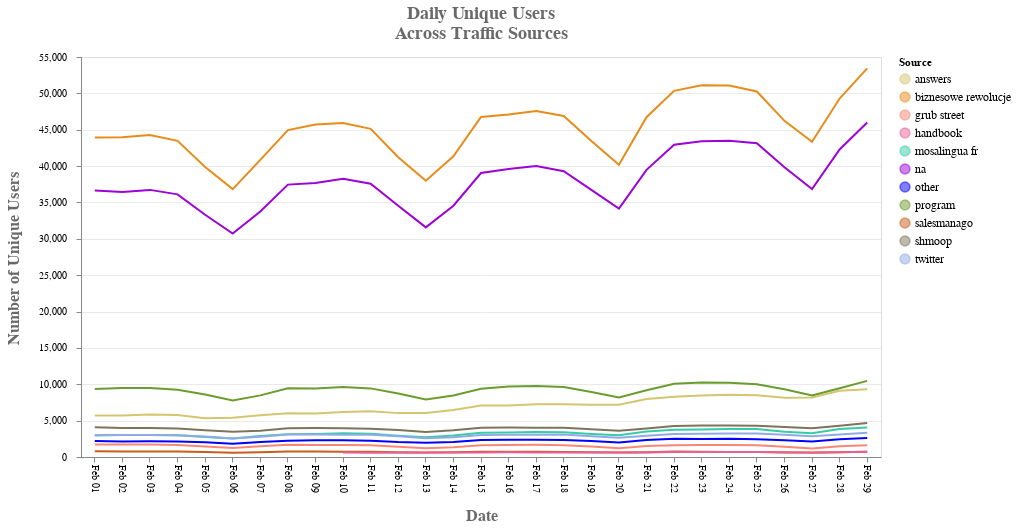

This figure's notebook cell:
### Code cell
# Plot the Number of daily active users for each source through the month (Feb 2016)

# This column is just added for having better visulization in Altair
df_uniqusers_perday_persrc_top['Date'] =  df_uniqusers_perday_persrc_top['date'].dt.strftime('%b %d')

# Create a selection that chooses the nearest point & selects based on x-value
nearest = alt.selection(type='single', nearest=True, on='mouseover',
                        fields=['Date'], empty='none')


fig4 = alt.Chart(df_uniqusers_perday_persrc_top).mark_line().encode(
    x=alt.X('Date:O', axis = alt.Axis(title = 'Date',labelAngle=90)),
    y=alt.Y('uid:Q', axis = alt.Axis(title = 'Number of Unique Users')),
    color = alt.Color("utmSource:O",legend=alt.Legend(title="Source"), scale=alt.Scale(range=["#d5c56f","#e78c19","#fa8775","#ea5f94","#34cda5","#9d02d7","#0000ff","#6b9c2e","#c95d1a","#7e745b","#91a9e7"])),
    tooltip = [alt.Tooltip('Date', title = 'Date'),
               alt.Tooltip('uid:Q', title = 'Number of Users'),
               alt.Tooltip('utmSource:O', title='Traffic Source')]
).properties(
    height= 400,
    width = 800 ,title=["Daily Unique Users", "Across Traffic Sources"]
)




# Transparent selectors across the chart. This is what tells us
# the x-value of the cursor
selectors = alt.Chart(df_uniqusers_perday_persrc_top).mark_point().encode(
    x='Date:O',
    opacity=alt.value(0),
).add_selection(
    nearest
)

# Draw points on the line, and highlight based on selection
points = fig4.mark_point().encode(
    opacity=alt.condition(nearest, alt.value(0.5), alt.value(0))
)


# Draw text labels near the points, and highlight based on selection
text = fig4.mark_text(align='left', dx=5, dy=-5).encode(
    text=alt.condition(nearest, 'uid:Q', alt.value(' '))
)

# Draw a rule at the location of the selection
rules = alt.Chart(df_uniqusers_perday_persrc_top).mark_rule(color='gray').encode(
    x='Date:O',
).transform_filter(
    nearest
)


                          
chart_d = alt.layer(fig4, selectors, points, rules, text
    ).configure_title(fontSize=18,font='Helvetica Sans', color='dimgrey', dy=-5
    ).configure_legend(labelFontSize=12, title=None
    ).configure_axisY(labelPadding=10, titleX=-60, labelFontSize=10,titleFontSize=16, titleColor = 'dimgray', titleFont = 'Helvetica Sans' 
    ).configure_axisX(grid=False,titleY=50,titleFontSize=16, labelFontSize=10, titleColor = 'dimgray', titleFont = 'Helvetica Sans'
    ).configure_axis(gridOpacity = 0.6
    )


chart_d

### Figure 1 — Vega-Lite specification as saved in the notebook (floating-point values rounded to 4 significant figures; data arrays with more than 128 entries replaced by an {"elided": "..."} marker saying what was removed)
{"config": {"view": {"continuousWidth": 400, "continuousHeight": 300}, "axis": {"gridOpacity": 0.6}, "axisX": {"grid": false, "labelFontSize": 10, "titleColor": "dimgray", "titleFont": "Helvetica Sans", "titleFontSize": 16, "titleY": 50}, "axisY": {"labelFontSize": 10, "labelPadding": 10, "titleColor": "dimgray", "titleFont": "Helvetica Sans", "titleFontSize": 16, "titleX": -60}, "legend": {"labelFontSize": 12, "title": null}, "title": {"color": "dimgrey", "dy": -5, "font": "Helvetica Sans", "fontSize": 18}}, "layer": [{"mark": "line", "encoding": {"color": {"type": "ordinal", "field": "utmSource", "legend": {"title": "Source"}, "scale": {"range": ["#d5c56f", "#e78c19", "#fa8775", "#ea5f94", "#34cda5", "#9d02d7", "#0000ff", "#6b9c2e", "#c95d1a", "#7e745b", "#91a9e7"]}}, "tooltip": [{"type": "nominal", "field": "Date", "title": "Date"}, {"type": "quantitative", "field": "uid", "title": "Number of Users"}, {"type": "ordinal", "field": "utmSource", "title": "Traffic Source"}], "x": {"type": "ordinal", "axis": {"labelAngle": 90, "title": "Date"}, "field": "Date"}, "y": {"type": "quantitative", "axis": {"title": "Number of Unique Users"}, "field": "uid"}}, "height": 400, "title": ["Daily Unique Users", "Across Traffic Sources"], "width": 800}, {"mark": "point", "encoding": {"opacity": {"value": 0}, "x": {"type": "ordinal", "field": "Date"}}, "selection": {"selector002": {"type": "single", "nearest": true, "on": "mouseover", "fields": ["Date"], "empty": "none"}}}, {"mark": "point", "encoding": {"color": {"type": "ordinal", "field": "utmSource", "legend": {"title": "Source"}, "scale": {"range": ["#d5c56f", "#e78c19", "#fa8775", "#ea5f94", "#34cda5", "#9d02d7", "#0000ff", "#6b9c2e", "#c95d1a", "#7e745b", "#91a9e7"]}}, "opacity": {"condition": {"value": 0.5, "selection": "selector002"}, "value": 0}, "tooltip": [{"type": "nominal", "field": "Date", "title": "Date"}, {"type": "quantitative", "field": "uid", "title": "Number of Users"}, {"type": "ordinal", "field": "utmSource", "title": "Traffic Source"}], "x": {"type": "ordinal", "axis": {"labelAngle": 90, "title": "Date"}, "field": "Date"}, "y": {"type": "quantitative", "axis": {"title": "Number of Unique Users"}, "field": "uid"}}, "height": 400, "title": ["Daily Unique Users", "Across Traffic Sources"], "width": 800}, {"mark": {"type": "rule", "color": "gray"}, "encoding": {"x": {"type": "ordinal", "field": "Date"}}, "transform": [{"filter": {"selection": "selector002"}}]}, {"mark": {"type": "text", "align": "left", "dx": 5, "dy": -5}, "encoding": {"color": {"type": "ordinal", "field": "utmSource", "legend": {"title": "Source"}, "scale": {"range": ["#d5c56f", "#e78c19", "#fa8775", "#ea5f94", "#34cda5", "#9d02d7", "#0000ff", "#6b9c2e", "#c95d1a", "#7e745b", "#91a9e7"]}}, "text": {"condition": {"type": "quantitative", "field": "uid", "selection": "selector002"}, "value": " "}, "tooltip": [{"type": "nominal", "field": "Date", "title": "Date"}, {"type": "quantitative", "field": "uid", "title": "Number of Users"}, {"type": "ordinal", "field": "utmSource", "title": "Traffic Source"}], "x": {"type": "ordinal", "axis": {"labelAngle": 90, "title": "Date"}, "field": "Date"}, "y": {"type": "quantitative", "axis": {"title": "Number of Unique Users"}, "field": "uid"}}, "height": 400, "title": ["Daily Unique Users", "Across Traffic Sources"], "width": 800}], "data": {"name": "data-3198f522b16313fca6ec89017dbe8196"}, "$schema": "https://vega.github.io/schema/vega-lite/v4.0.0.json", "datasets": {"data-3198f522b16313fca6ec89017dbe8196": {"elided": "305 records"}}}
